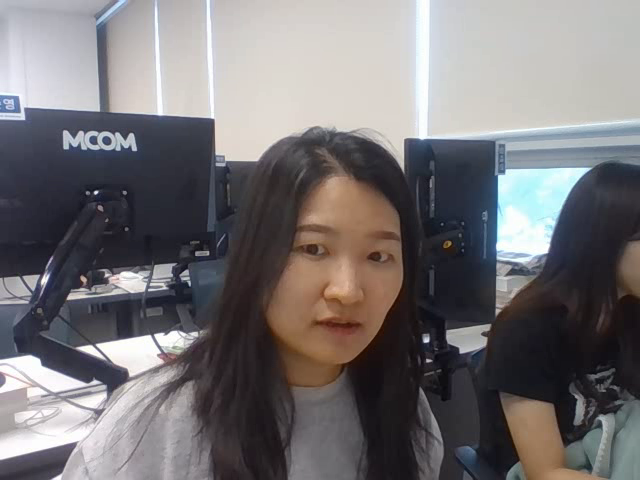
#> input picture frame 13 of Python/Deep Learning/OpenCV/images/actv01.avi, 640 x 480 px, given in place of the camera
$ jupyter execute OpenCV03.ipynb   (shell and % lines are left out)   (text cells are left out)
#> lines starting #> are read from the running program, lines starting #| are printed output that depends on the picture
[cell 1]
import cv2

# 카메라로부터 영상 가져오기
cap = cv2.VideoCapture(0)

# 동영상으로부터 영상 가져오기
#cap = cv2.VideoCapture("./images/video.mp4")

# 영상에서 이미지 프레임을 읽어서 출력
# 영상이 열려 있는 동안
while cap.isOpened() :
    # 영상에서 프레임 이미지 읽기
    ret, frame = cap.read()
#> frame is the input picture: shape (480, 640, 3); mean B, G, R 116.6, 114.7, 118.1

    # 반전
    frame = cv2.flip(frame, 1)
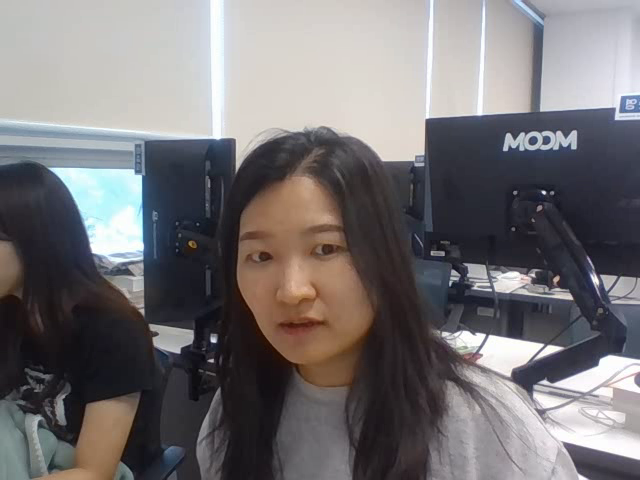
#> frame: shape (480, 640, 3); mean B, G, R 116.6, 114.7, 118.1
    # 흑
    frame = cv2.cvtColor(frame, cv2.COLOR_BGR2GRAY)
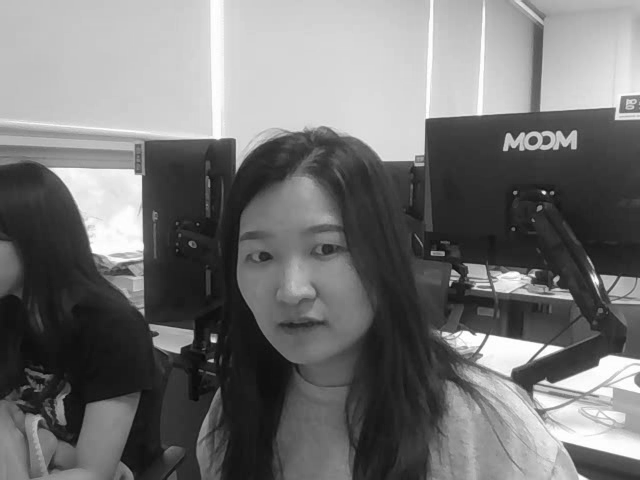
#> frame: shape (480, 640); min 6, max 255, mean 115.9

    # 이미지를 읽지 못했다면 종료
    if not ret :
        print("종료")
        break

    # 출력
    cv2.imshow("video", frame)

    # 초당 30장 출력하고 키 입력 받음
    key = cv2.waitKey(33)
#> (key Esc is pressed here)

    # 만약 1 키를 눌렀다면 종료
    if key == 49 :
        print("종료")
        break

cap.release()
cv2.destroyAllWindows()

$ run again, starting later in the video
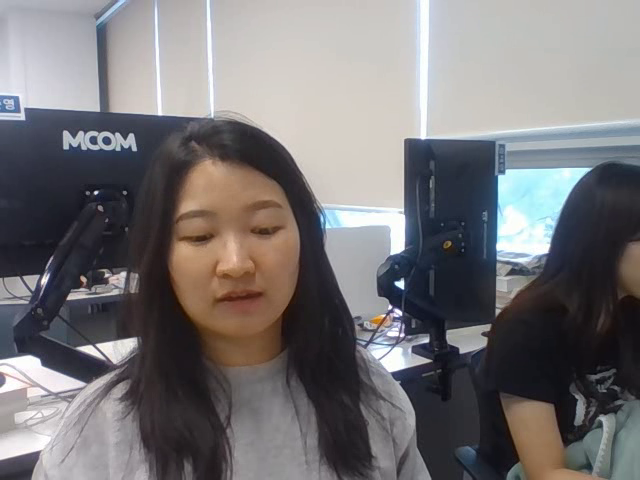
#> input picture frame 59 of Python/Deep Learning/OpenCV/images/actv01.avi, 640 x 480 px, given in place of the camera
#> frame is the input picture: shape (480, 640, 3); mean B, G, R 118.3, 116.6, 119.2
#> `frame = cv2.flip(frame, 1)`:
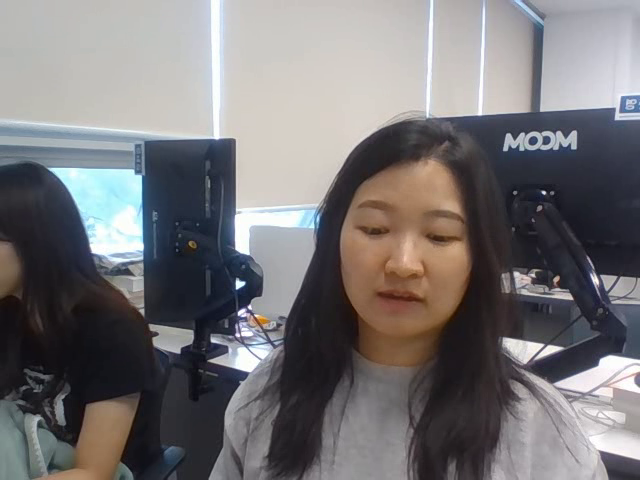
#> frame: shape (480, 640, 3); mean B, G, R 118.3, 116.6, 119.2
#> `frame = cv2.cvtColor(frame, cv2.COLOR_BGR2GRAY)`:
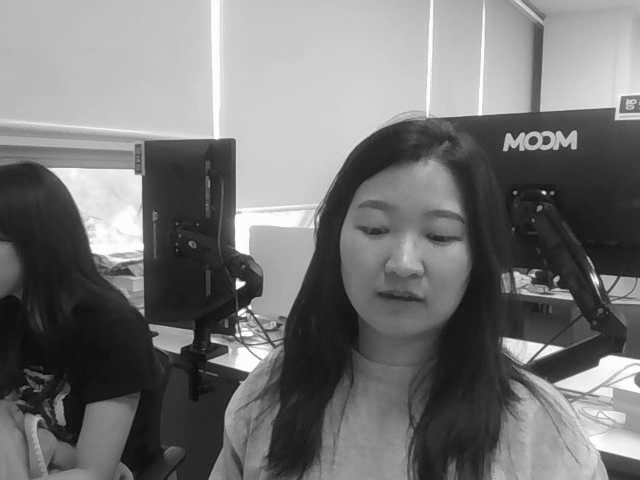
#> frame: shape (480, 640); min 4, max 255, mean 117.5

$ run again, starting later in the video
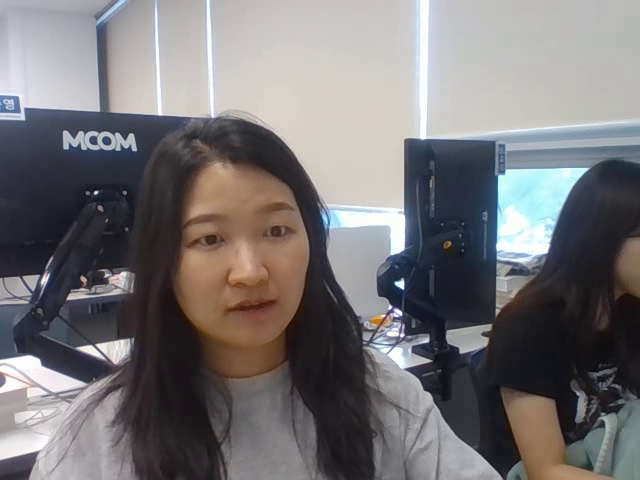
#> input picture frame 106 of Python/Deep Learning/OpenCV/images/actv01.avi, 640 x 480 px, given in place of the camera
#> frame is the input picture: shape (480, 640, 3); mean B, G, R 117.8, 116.1, 119.1
#> `frame = cv2.flip(frame, 1)`:
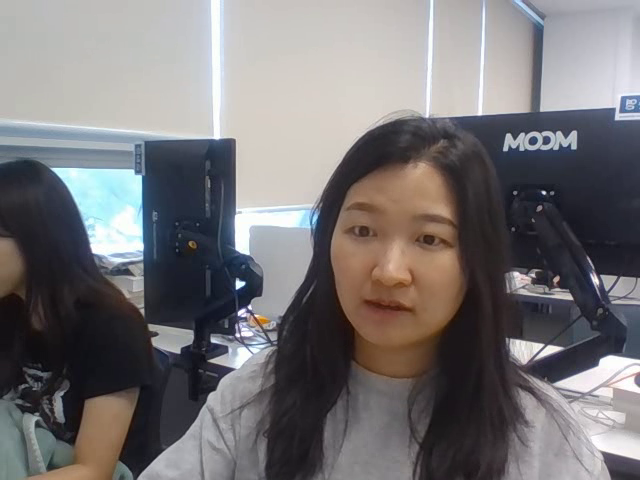
#> frame: shape (480, 640, 3); mean B, G, R 117.8, 116.1, 119.1
#> `frame = cv2.cvtColor(frame, cv2.COLOR_BGR2GRAY)`:
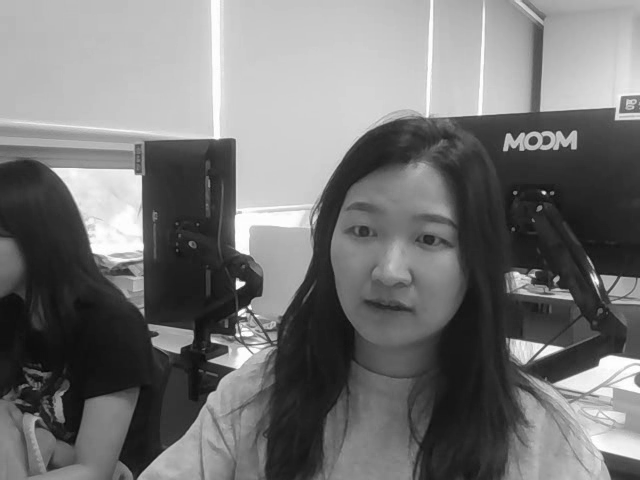
#> frame: shape (480, 640); min 7, max 255, mean 117.2
